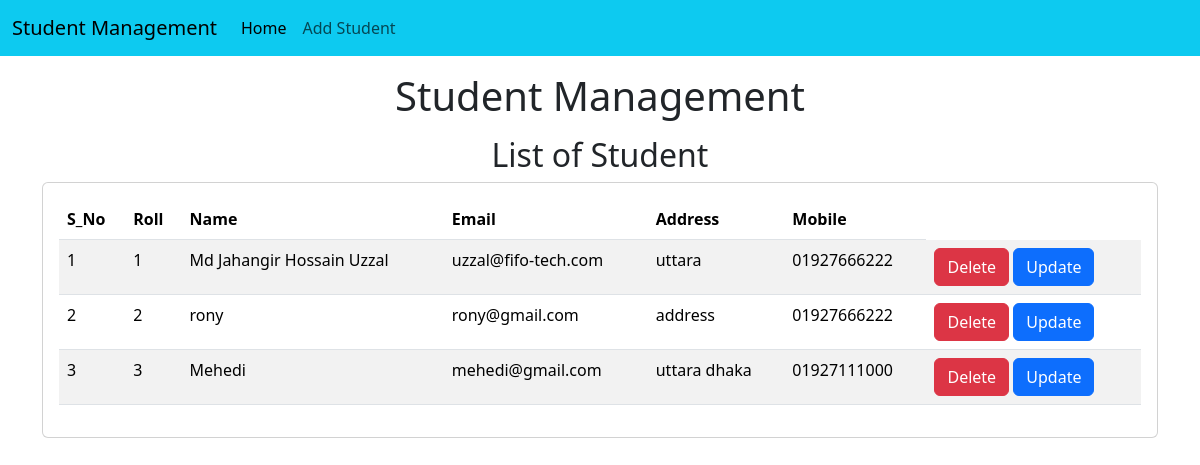
/std/, run on the app's committed database.
### std/models.py (models this page shows)
class Student(models.Model):
    roll = models.CharField(max_length=100)
    name = models.CharField(max_length=50)
    email = models.CharField(max_length=150)
    address = models.CharField(max_length=200)
    phone = models.CharField(max_length=11)

### std/views.py (the view)
# urls.py: path("",home),
def home(request):
    std = Student.objects.all()
    return render(request,"std/home.html",{'std':std})

### templates/std/home.html (shortened to what this page needs)
<!doctype html>
<html lang="en">
  <head>
    <link href="https://cdn.jsdelivr.net/npm/bootstrap@5.3.3/dist/css/bootstrap.min.css" rel="stylesheet">
  </head>
  <body>
      {%include 'std/navbar.html'%}
    <h1 class="text-center mt-3">Student Management</h1>
    <h2 class="text-center mt-3">List of Student</h2>
      <div class="container">
          <div class="row">
              <div class="col-md-12">
                  <div class="card">
                      <div class="card-body">
                          <table class="table table-striped">
                            <thead>
                              <tr>
                                <th>S_No</th>
                                <th>Roll</th>
                                <th>Name</th>
                                <th>Email</th>
                                <th>Address</th>
                                <th>Mobile</th>
                              </tr>
                            </thead>
                            <tbody>
                            {% for s in std %}
                              <tr>
                                <td>{{forloop.counter}}</td>
                                <td>{{s.roll}}</td>
                                <td>{{s.name}}</td>
                                <td>{{s.email}}</td>
                                <td>{{s.address}}</td>
                                <td>{{s.phone}}</td>
                                  <td>
                                      <a href="/std/delete-std/{{s.id}}" class="btn btn-danger md-sm">Delete</a>
                                      <a href="/std/update-std/{{s.id}}" class="btn btn-primary md-sm">Update</a>
                                  </td>
                              </tr>
                            {% endfor %}
                            </tbody>
                          </table>
                      </div>
                  </div>
              </div>
          </div>
      </div>
  </body>
</html>

### templates/std/navbar.html (shortened to what this page needs)
<!doctype html>
<html lang="en">
  <head>
    <link href="https://cdn.jsdelivr.net/npm/bootstrap@5.3.3/dist/css/bootstrap.min.css" rel="stylesheet">
  </head>
  <body>
    <nav class="navbar navbar-expand-lg bg-info">
  <div class="container-fluid">
    <a class="navbar-brand" href="/std/home/">Student Management</a>
    <div class="collapse navbar-collapse" id="navbarSupportedContent">
      <ul class="navbar-nav me-auto mb-2 mb-lg-0">
        <li class="nav-item">
          <a class="nav-link active" aria-current="page" href="#">Home</a>
        </li>
        <li class="nav-item">
          <a class="nav-link" href="/std/add-std/">Add Student</a>
        </li>
      </ul>
    </div>
  </div>
</nav>
  </body>
</html>

### data on the page
Student: roll "1", name "Md Jahangir Hossain Uzzal", email "uzzal@fifo-tech.com", address "uttara", phone "01927666222"
Student: roll "2", name "rony", email "rony@gmail.com", address "address", phone "01927666222"
Student: roll "3", name "Mehedi", email "mehedi@gmail.com", address "uttara dhaka", phone "01927111000"
